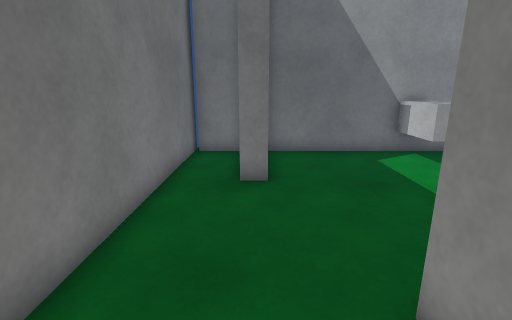
View 1 (above)

14 first-person views from a walk through a Unity game level. The camera is 1.3 m above the floor, tilts 14° down and sees 85° across. The floor is counted in squares, 0.5 m on a side. Each view is taken from the middle of a square. On the plan, view 1 faces up. The plan holds only what a view shows up to about 19 squares ahead; the rest is blank. The player is left out. Surface patterns are stand-ins for the level's own textures.

View 2
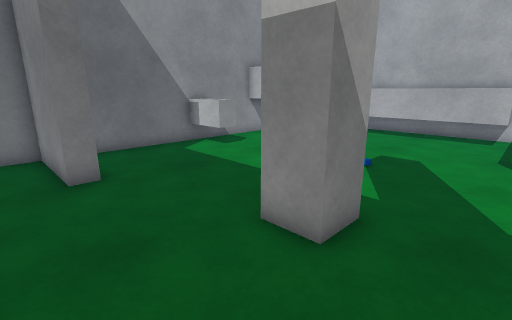

View 3
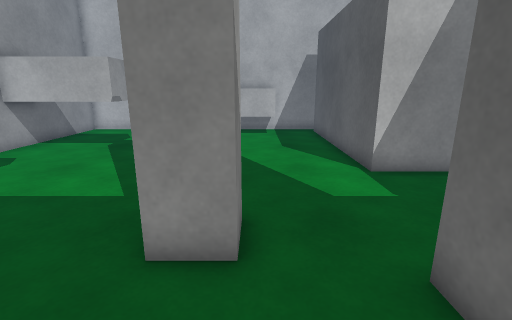

View 4
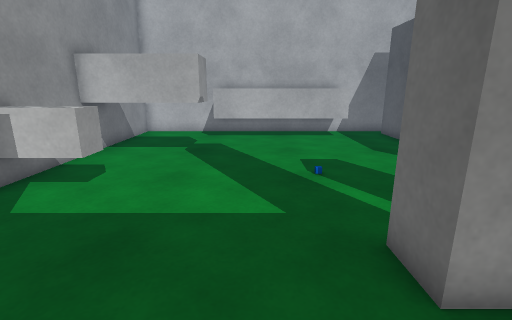

View 5
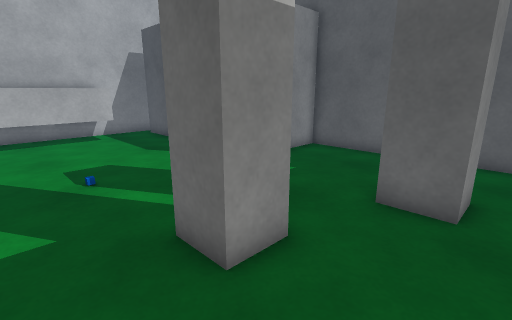

View 6
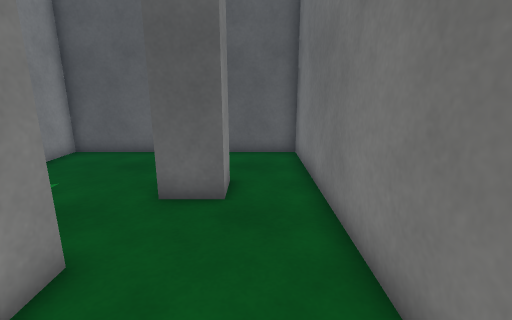

View 7
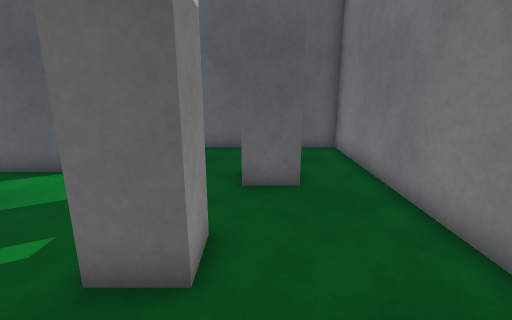

View 8
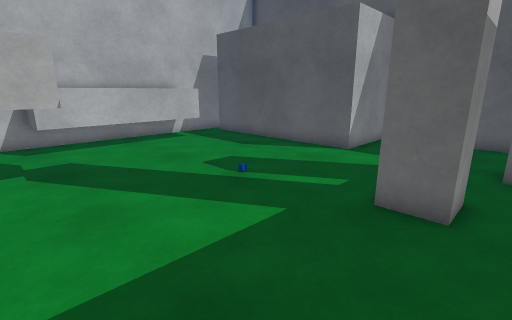

View 9
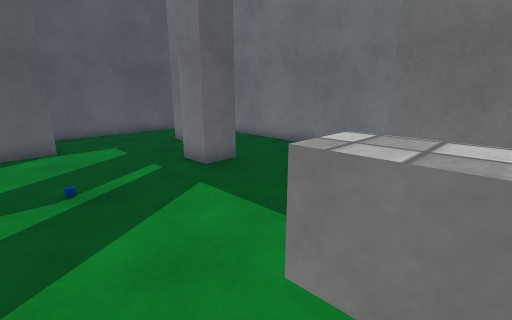

View 10
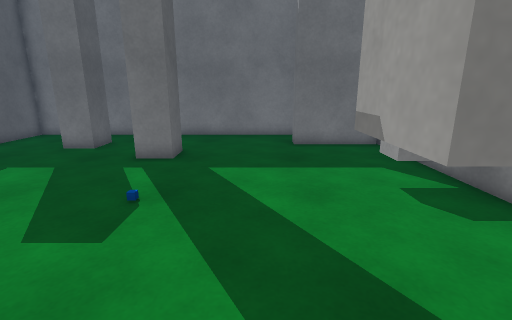

View 11
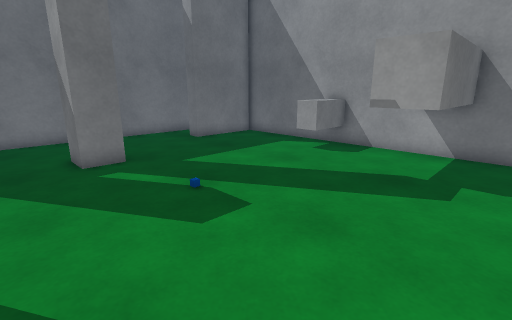

View 12
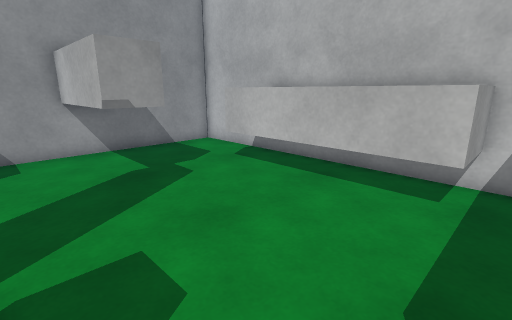

View 13
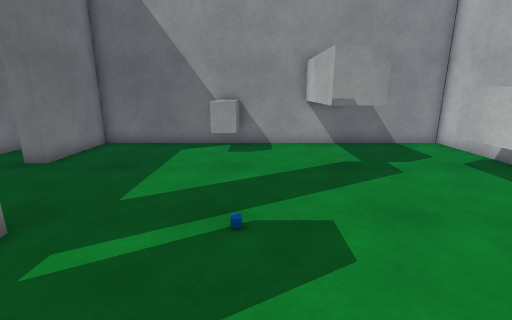

View 14
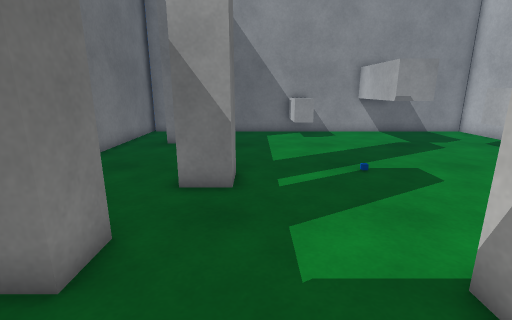

### Floor plan
Key: @ floor where view 1 was taken; # wall or solid block; . floor; ^ raised ledge; T thing the floor can be seen under or through.
Columns run from 3 left of view 1 to 17 right of it. Each row starts with its distance up from view 1.
 12 ############## ######
 11 #..#.....^^..TTT....#
 10 #..#.....^^..TTT....#
  9 #..#.........TTT....#
  8 #..#.........TTT....#
  7 #.............TT..^^^
  6 #.................^ ^
  5 #.................^ ^
  4 #.................^ ^
  3 #....##...........^ ^
  2 #....##...........^ ^
  1 #....##...........^ ^
  0 #..@..............^^#
 -1 #..##...............#
 -2 #..##...............#
 -3 #..##.....###########
 -4 #.........#
 -5 #.........#
 -6 #.........#
 -7 ###########

Where each view was taken, in squares from view 1:
view 1: 0 up, 0 right, facing up
view 2: 1 down, 2 left, facing up-right
view 3: 1 up, 2 left, facing right
view 4: 5 up, 1 left, facing right
view 5: 5 up, 1 left, facing down-right
view 6: 5 up, 1 left, facing down
view 7: 6 up, 1 right, facing down
view 8: 9 up, 1 right, facing down-right
view 9: 11 up, 9 right, facing down-left
view 10: 6 up, 14 right, facing left
view 11: 1 down, 14 right, facing up-left
view 12: 1 down, 8 right, facing up-right
view 13: 2 down, 8 right, facing up
view 14: 6 down, 4 right, facing up
